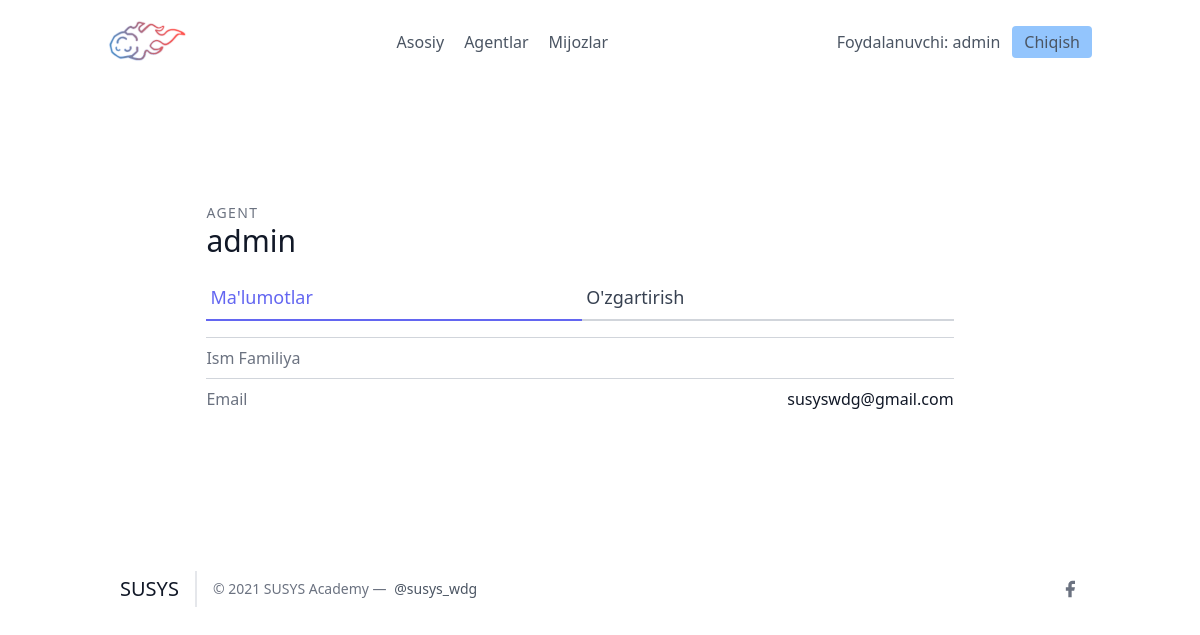
Page /agents/1/ (signed in) on the committed database.
### leads/models.py (models this page shows, shortened)
class User(AbstractUser):
    is_organisor = models.BooleanField(default=True)
    is_agent = models.BooleanField(default=False)

class Agent(models.Model):
    user = models.OneToOneField(User, on_delete=models.CASCADE)
    organisation = models.ForeignKey(UserProfile, on_delete=models.CASCADE)

### agents/views.py (the view)
# urls.py: path('<int:pk>/', AgentDetailView.as_view(), name='agent-detail'),
class AgentDetailView(OrganiserAndLoginRequiredMixin, generic.DetailView):
    template_name = "agents/agents_detail.html"
    context_object_name = "agent"
    def get_queryset(self):
        organisation = self.request.user.userprofile
        return Agent.objects.filter(organisation=organisation)

### agents/mixins.py (called while the page is built)
    def dispatch(self, request, *args, **kwargs):
        if not request.user.is_authenticated or not request.user.is_organisor:
            return redirect("login")
        return super().dispatch(request, *args, **kwargs)

### agents/templates/agents/agents_detail.html (shortened to what this page needs)
{% extends "base.html" %}
{% block content %}
<section class="text-gray-700 body-font overflow-hidden">
    <div class="container px-5 py-24 mx-auto">
      <div class="lg:w-4/5 mx-auto flex flex-wrap">
        <div class="w-full lg:pr-10 lg:py-6 mb-6 lg:mb-0">
            <h2 class="text-sm title-font text-gray-500 tracking-widest">AGENT</h2>
            <h1 class="text-gray-900 text-3xl title-font font-medium mb-4">{{ agent.user.username }}</h1>
            <div class="flex mb-4">
                <a href="{% url 'agents:agent-detail' agent.pk %}" class="flex-grow text-indigo-500 border-b-2 border-indigo-500 py-2 text-lg px-1">
                    Ma'lumotlar
                </a>
                <a href="{% url 'agents:agent-update' agent.pk %}" class="flex-grow border-b-2 border-gray-300 py-2 text-lg px-1">
                    O'zgartirish
                </a>
            </div>
            <div class="flex border-t border-gray-300 py-2">
                <span class="text-gray-500">Ism Familiya</span>
            </div>
            <div class="flex border-t border-gray-300 py-2">
                <span class="text-gray-500">Email</span>
                <span class="ml-auto text-gray-900">{{ agent.user.email }}</span>
            </div>
        </div>
      </div>
    </div>
  </section>
{% endblock content %}

### frontend/details/navbar.html
{% load static %}
<header class="text-gray-600 body-font">
  <div class="container mx-auto flex flex-wrap p-5 flex-col md:flex-row items-center">
    <a class="flex title-font font-medium items-center text-gray-900 mb-4 md:mb-0">
      <img src="{% static 'images/logo.png' %}" style="width: 80px;" alt="Logo">
    </a>
    <nav class="md:ml-auto md:mr-auto flex flex-wrap items-center text-base justify-center">
      <a href="/" class="mr-5 hover:text-gray-900">Asosiy</a>
    {% if not request.user.is_authenticated %}
      </nav>
        <button class="inline-flex items-center bg-blue-300 border-0 py-1 px-3 focus:outline-none hover:bg-blue-200 rounded text-base mt-4 md:mt-0" style="margin-right: 20px">
          <a  href="{% url 'signup' %}">Ro'yxatdan o'tish
          </a>
        </button>
      {% else %}
      {% if request.user.is_organisor %}
        <a href="/agents/" class="mr-5 hover:text-gray-900">Agentlar</a>
      {% endif %}
        <a href="/leads/" class="mr-5 hover:text-gray-900">Mijozlar</a>
      </nav>
    {% endif %}
    {% if request.user.is_authenticated %}
      Foydalanuvchi: {{ request.user.username }}
      <button class="ml-3 inline-flex items-center bg-blue-300 border-0 py-1 px-3 focus:outline-none hover:bg-blue-200 rounded text-base mt-4 md:mt-0">
        <a  href="{% url 'logout' %}">Chiqish
        </a>
      </button>
    {% else %}
    <button class="inline-flex items-center bg-blue-300 border-0 py-1 px-3 focus:outline-none hover:bg-blue-200 rounded text-base mt-4 md:mt-0">
      <a href="{% url 'login' %}">Kirish
    </a>
    </button>
    {% endif %}
  </div>
</header>

### rows in the picture
User: user.username "admin"
Agent: user.username "admin", user.email "susyswdg@gmail.com"
